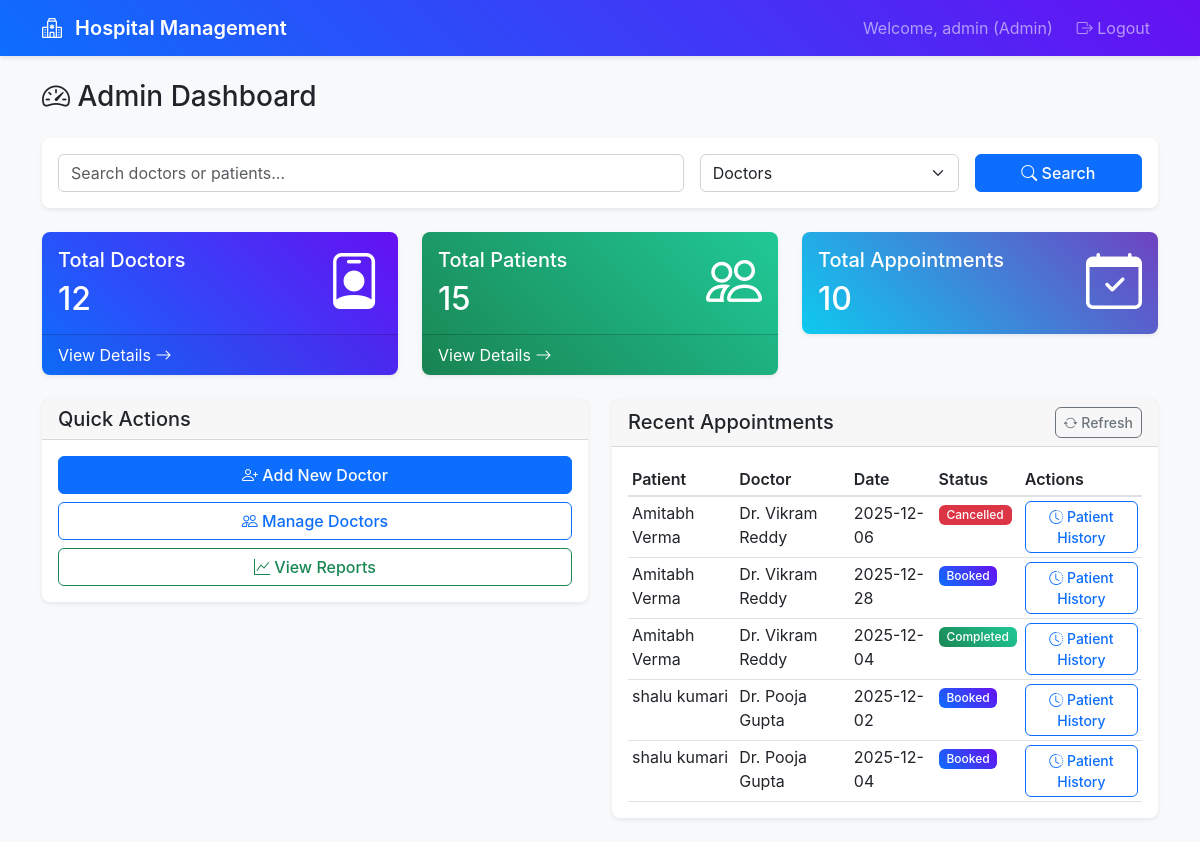
The app's page /admin/dashboard (signed in), older data.
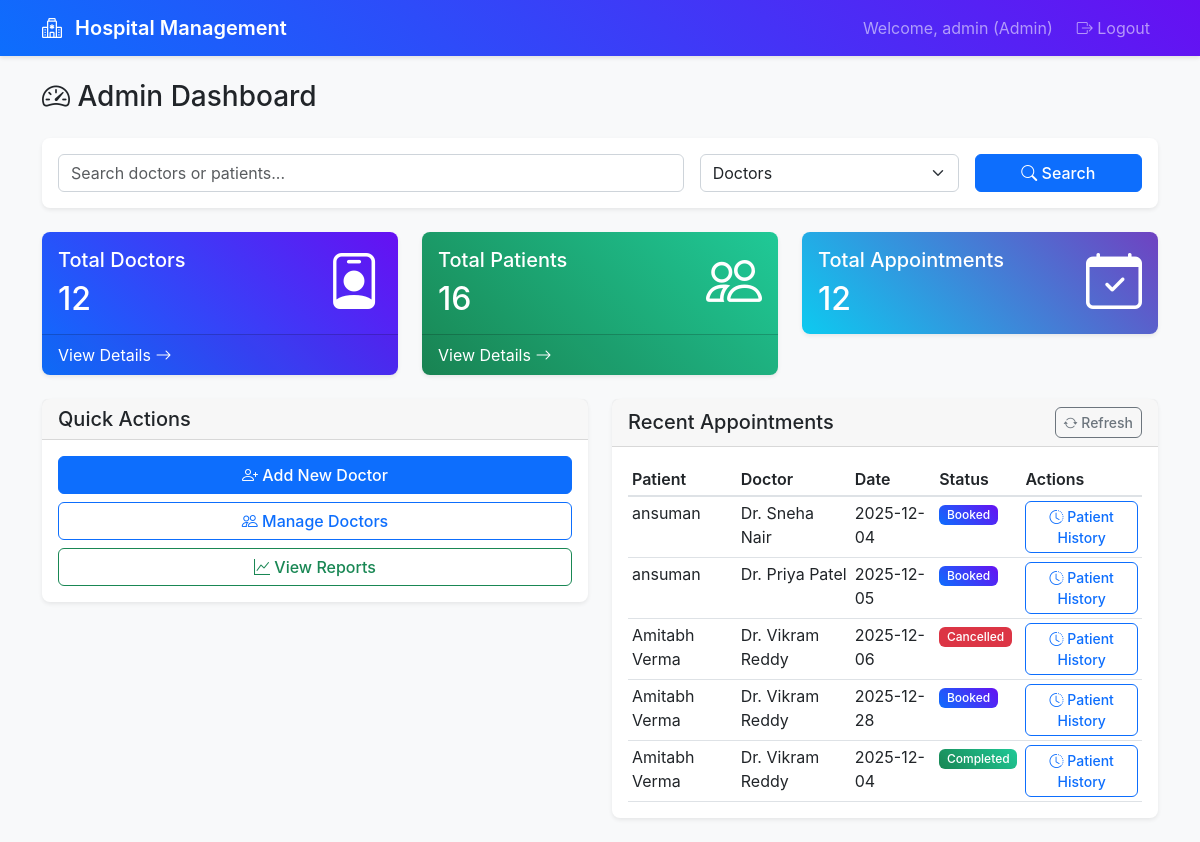
The same page, newer data.
### app.py (models this page shows)
class Patient(db.Model):
    __tablename__ = 'patients'
    id: Mapped[int] = mapped_column(primary_key=True)
    user_id: Mapped[int] = mapped_column(db.ForeignKey('users.id'), nullable=False)
    name: Mapped[str] = mapped_column(nullable=False)
    phone: Mapped[str] = mapped_column()
    address: Mapped[str] = mapped_column()
    created_at: Mapped[datetime] = mapped_column(default=datetime.utcnow)
    user = db.relationship('User', back_populates='patient')
    appointments = db.relationship('Appointment', back_populates='patient')

class Doctor(db.Model):
    __tablename__ = 'doctors'
    id: Mapped[int] = mapped_column(primary_key=True)
    user_id: Mapped[int] = mapped_column(db.ForeignKey('users.id'), nullable=False)
    name: Mapped[str] = mapped_column(nullable=False)
    specialization: Mapped[str] = mapped_column(nullable=True)
    phone: Mapped[str] = mapped_column(nullable=True)
    availability_days: Mapped[str] = mapped_column(nullable=True)
    availability_hours: Mapped[str] = mapped_column(nullable=True)
    availability_slots: Mapped[str] = mapped_column(nullable=True)
    created_at: Mapped[datetime] = mapped_column(default=datetime.utcnow)
    user = db.relationship('User', back_populates='doctor')
    appointments = db.relationship('Appointment', back_populates='doctor')

class Appointment(db.Model):
    __tablename__ = 'appointments'
    id: Mapped[int] = mapped_column(primary_key=True)
    patient_id: Mapped[int] = mapped_column(db.ForeignKey('patients.id'), nullable=False)
    doctor_id: Mapped[int] = mapped_column(db.ForeignKey('doctors.id'), nullable=False)
    appointment_date: Mapped[date] = mapped_column(nullable=False)
    appointment_time: Mapped[str] = mapped_column(nullable=False)
    status: Mapped[str] = mapped_column(default='booked')  # booked, completed, cancelled
    created_at: Mapped[datetime] = mapped_column(default=datetime.utcnow)
    patient = db.relationship('Patient', back_populates='appointments')
    doctor = db.relationship('Doctor', back_populates='appointments')
    treatment = db.relationship('Treatment', back_populates='appointment', uselist=False)

### routes.py (the view)
@app.route('/admin/dashboard')
@login_required
@role_required(['admin'])
def admin_dashboard():
    total_doctors = Doctor.query.count()
    total_patients = Patient.query.count()
    total_appointments = Appointment.query.count()
    recent_appointments = db.session.query(
        Appointment,
        Patient.name.label('patient_name'),
        Doctor.name.label('doctor_name')
    ).join(Patient, Appointment.patient_id == Patient.id)\
     .join(Doctor, Appointment.doctor_id == Doctor.id)\
     .filter(Appointment.status.in_(['booked', 'completed', 'cancelled']))\
     .order_by(Appointment.created_at.desc())\
     .limit(10).all()
    return render_template('admin_dashboard.html',
                         total_doctors=total_doctors,
                         total_patients=total_patients,
                         total_appointments=total_appointments,
                         recent_appointments=recent_appointments)

### routes.py (called while the page is built)
def login_required(f):
    @wraps(f)
    def decorated_function(*args, **kwargs):
        if 'user_id' not in session:
            return redirect(url_for('login'))
        return f(*args, **kwargs)
    return decorated_function

def role_required(roles):
    def decorator(f):
        @wraps(f)
        def decorated_function(*args, **kwargs):
            if 'user_role' not in session or session['user_role'] not in roles:
                flash('Access denied. Insufficient permissions.', 'error')
                return redirect(url_for('login'))
            return f(*args, **kwargs)
        return decorated_function
    return decorator

### templates/admin_dashboard.html (shortened to what the changed rows need)
{% extends "base.html" %}
{% block content %}
<div class="row">
    <div class="col-12">
        <h1 class="h3 mb-4">
            <i class="bi bi-speedometer2"></i> Admin Dashboard
        </h1>
    </div>
</div>
<div class="row">
    <div class="col-md-4 mb-4">
        <div class="card bg-primary text-white">
            <div class="card-body">
                <div class="row align-items-center">
                    <div class="col">
                        <h2 class="mb-0">{{ total_doctors }}</h2>
                    </div>
                </div>
            </div>
        </div>
    </div>
    <div class="col-md-4 mb-4">
        <div class="card bg-success text-white">
            <div class="card-body">
                <div class="row align-items-center">
                    <div class="col">
                        <h5 class="card-title">Total Patients</h5>
                        <h2 class="mb-0">{{ total_patients }}</h2>
                    </div>
                </div>
            </div>
        </div>
    </div>
    <div class="col-md-4 mb-4">
        <div class="card bg-info text-white">
            <div class="card-body">
                <div class="row align-items-center">
                    <div class="col">
                        <h5 class="card-title">Total Appointments</h5>
                        <h2 class="mb-0">{{ total_appointments }}</h2>
                    </div>
                </div>
            </div>
        </div>
    </div>
</div>
<div class="row">
    <div class="col-md-6 mb-4">
        <div class="card">
            <div class="card-body">
                {% if recent_appointments %}
                <div class="table-responsive">
                    <table class="table table-sm" id="recent-appointments-table">
                        <thead>
                            <tr>
                                <th>Patient</th>
                                <th>Doctor</th>
                                <th>Date</th>
                                <th>Status</th>
                                <th>Actions</th>
                            </tr>
                        </thead>
                        <tbody>
                            {% for appointment_tuple in recent_appointments[:5] %}
                            {% set appointment = appointment_tuple[0] %}
                            {% set patient_name = appointment_tuple[1] %}
                            {% set doctor_name = appointment_tuple[2] %}
                            <tr>
                                <td>{{ patient_name }}</td>
                                <td>{{ doctor_name }}</td>
                                <td>{{ appointment.appointment_date }}</td>
                                <td>
                                    <span class="badge bg-{{ 'success' if appointment.status == 'completed' else 'primary' if appointment.status == 'booked' else 'danger' if appointment.status == 'cancelled' else 'secondary' }}">
                                        {{ appointment.status.title() }}
                                    </span>
                                </td>
                                <td>
                                    <a href="{{ url_for('admin_patient_history', patient_id=appointment.patient_id) }}" class="btn btn-sm btn-outline-primary">
                                        <i class="bi bi-clock-history"></i> Patient History
                                    </a>
                                </td>
                            </tr>
                            {% endfor %}
                        </tbody>
                    </table>
                </div>
                {% else %}
                <p class="text-muted">No appointments found</p>
                {% endif %}
            </div>
        </div>
    </div>
</div>
{% endblock %}

Row changes from the older to the newer data that the page shows:
no longer on this page (row unchanged): Appointment: appointment_date "2025-12-02", status "Booked"
no longer on this page (row unchanged): Patient: name "shalu kumari"
no longer on this page (row unchanged): Doctor: name "Dr. Pooja Gupta"
no longer on this page (row unchanged): Appointment: appointment_date "2025-12-04", status "Booked"
added Appointment: appointment_date "2025-12-04", status "Booked"
added Patient: name "ansuman"
now on this page (row unchanged): Doctor: name "Dr. Sneha Nair"
added Appointment: appointment_date "2025-12-05", status "Booked"
now on this page (row unchanged): Doctor: name "Dr. Priya Patel"
Text that changed along with them:
{{ total_patients }}: "15" → "16"
{{ total_appointments }}: "10" → "12"
